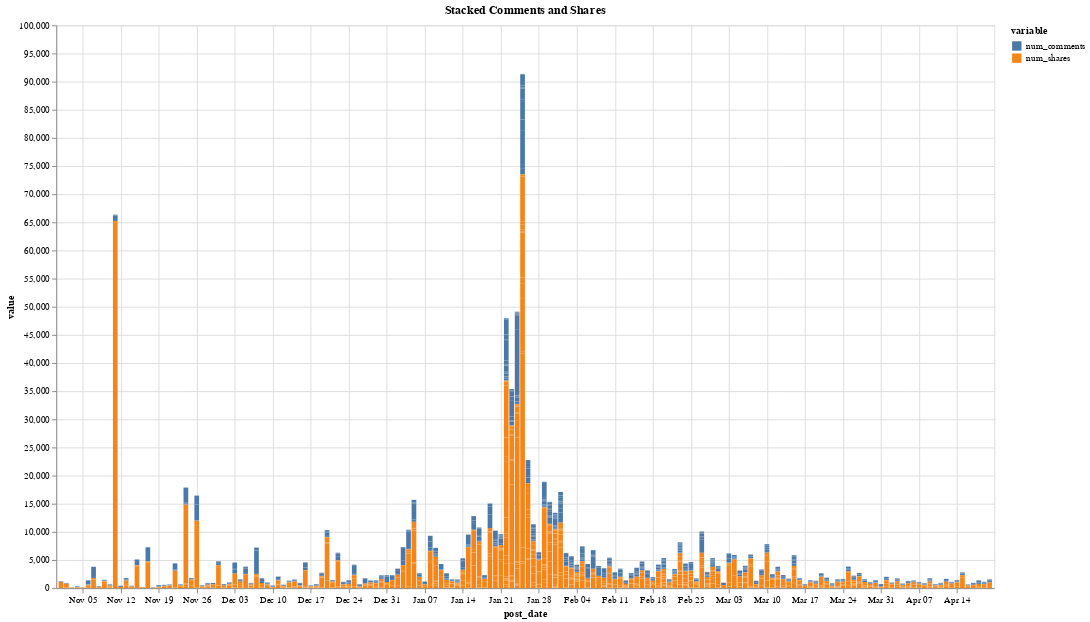

Here is the notebook cell this chart was saved with:
### Code cell
alt.Chart(melted_posts2).mark_bar().encode(
    #alt.X('post_date:T', bin=alt.Bin(maxbins=150)),
    alt.X('post_date:T'),
    alt.Y('value', stack='zero'),
    alt.Color('variable:N')
).properties(
    width=1000,
    height=600,
    title='Stacked Comments and Shares'
)

### Figure 1 — Vega-Lite specification as saved in the notebook (floating-point values rounded to 4 significant figures; data arrays with more than 128 entries replaced by an {"elided": "..."} marker saying what was removed)
{"config": {"view": {"continuousWidth": 300, "continuousHeight": 300}}, "data": {"name": "data-8417e95e30f4318f19371c2e3425c0cb"}, "mark": {"type": "bar"}, "encoding": {"color": {"field": "variable", "type": "nominal"}, "x": {"field": "post_date", "type": "temporal"}, "y": {"field": "value", "stack": "zero", "type": "quantitative"}}, "height": 600, "title": "Stacked Comments and Shares", "width": 1000, "$schema": "https://vega.github.io/schema/vega-lite/v5.17.0.json", "datasets": {"data-8417e95e30f4318f19371c2e3425c0cb": {"elided": "1866 records"}}}
